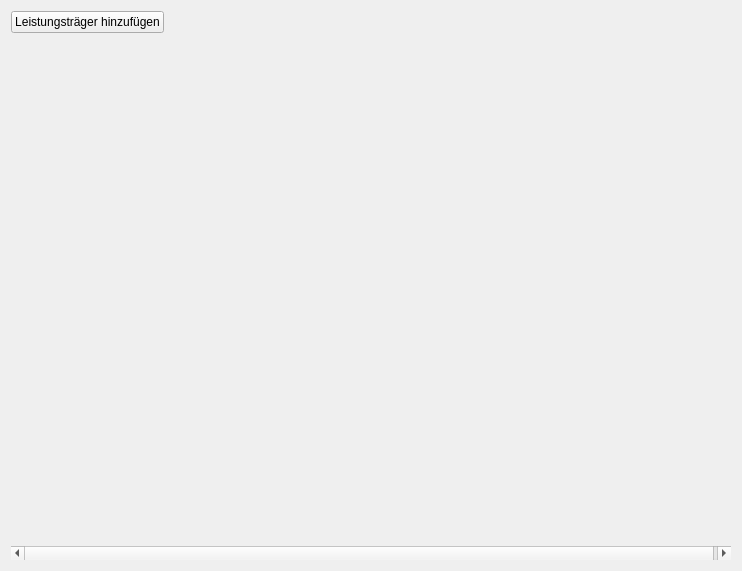
<?xml version="1.0" encoding="UTF-8"?>
<ui version="4.0">
 <class>LeistungstraegerArea</class>
 <widget class="QWidget" name="LeistungstraegerArea">
  <property name="geometry">
   <rect>
    <x>0</x>
    <y>0</y>
    <width>742</width>
    <height>571</height>
   </rect>
  </property>
  <property name="windowTitle">
   <string>Form</string>
  </property>
  <layout class="QVBoxLayout" name="verticalLayout">
   <item>
    <layout class="QHBoxLayout" name="horizontalLayout">
     <item>
      <widget class="QPushButton" name="neuerTraegerButton">
       <property name="text">
        <string>Leistungsträger hinzufügen</string>
       </property>
      </widget>
     </item>
     <item>
      <spacer name="horizontalSpacer">
       <property name="orientation">
        <enum>Qt::Horizontal</enum>
       </property>
       <property name="sizeHint" stdset="0">
        <size>
         <width>40</width>
         <height>20</height>
        </size>
       </property>
      </spacer>
     </item>
    </layout>
   </item>
   <item>
    <widget class="QScrollArea" name="scrollArea">
     <property name="frameShape">
      <enum>QFrame::NoFrame</enum>
     </property>
     <property name="widgetResizable">
      <bool>true</bool>
     </property>
     <widget class="QWidget" name="scrollAreaWidgetContents">
      <property name="geometry">
       <rect>
        <x>0</x>
        <y>0</y>
        <width>724</width>
        <height>518</height>
       </rect>
      </property>
      <property name="minimumSize">
       <size>
        <width>724</width>
        <height>0</height>
       </size>
      </property>
      <layout class="QHBoxLayout" name="topLayout">
       <property name="margin">
        <number>0</number>
       </property>
       <item>
        <layout class="QHBoxLayout" name="HLayout">
         <item>
          <layout class="QVBoxLayout" name="VLayout" stretch="0">
           <item>
            <spacer name="verticalSpacer">
             <property name="orientation">
              <enum>Qt::Vertical</enum>
             </property>
             <property name="sizeHint" stdset="0">
              <size>
               <width>20</width>
               <height>40</height>
              </size>
             </property>
            </spacer>
           </item>
          </layout>
         </item>
         <item>
          <spacer name="horizontalSpacer_2">
           <property name="orientation">
            <enum>Qt::Horizontal</enum>
           </property>
           <property name="sizeHint" stdset="0">
            <size>
             <width>40</width>
             <height>20</height>
            </size>
           </property>
          </spacer>
         </item>
        </layout>
       </item>
      </layout>
     </widget>
    </widget>
   </item>
  </layout>
 </widget>
 <resources/>
 <connections/>
</ui>
